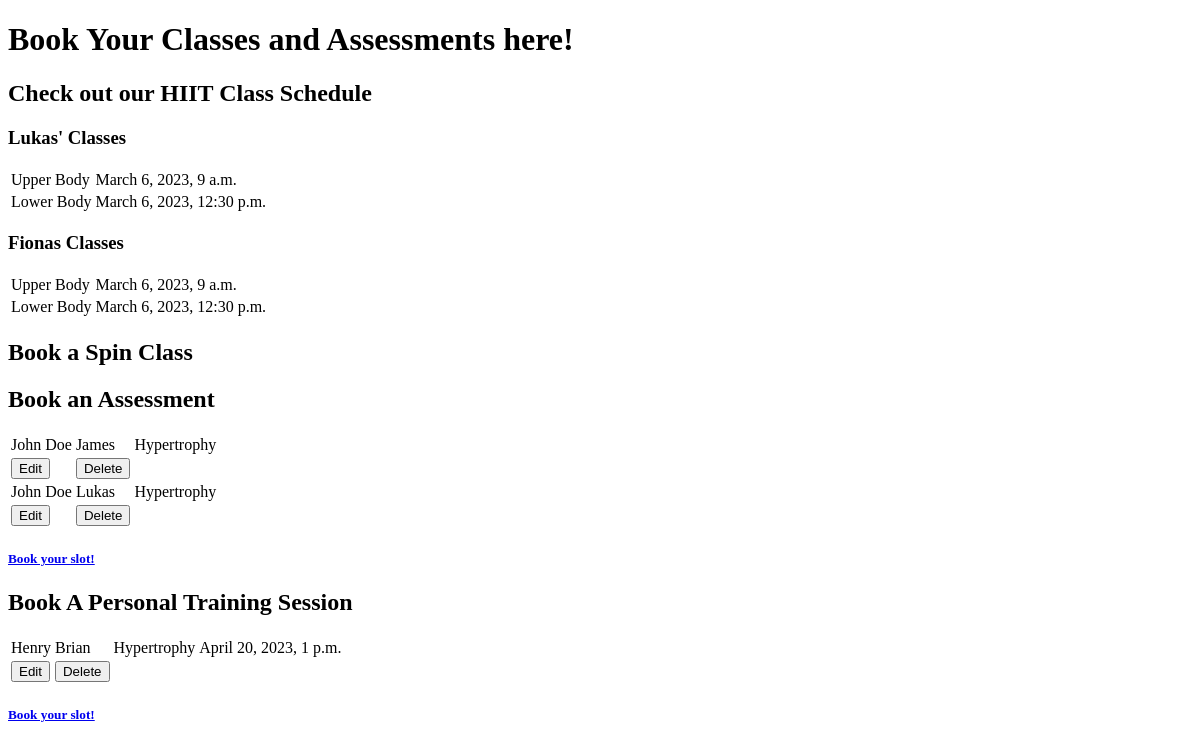
Page /booking on the earlier database version.
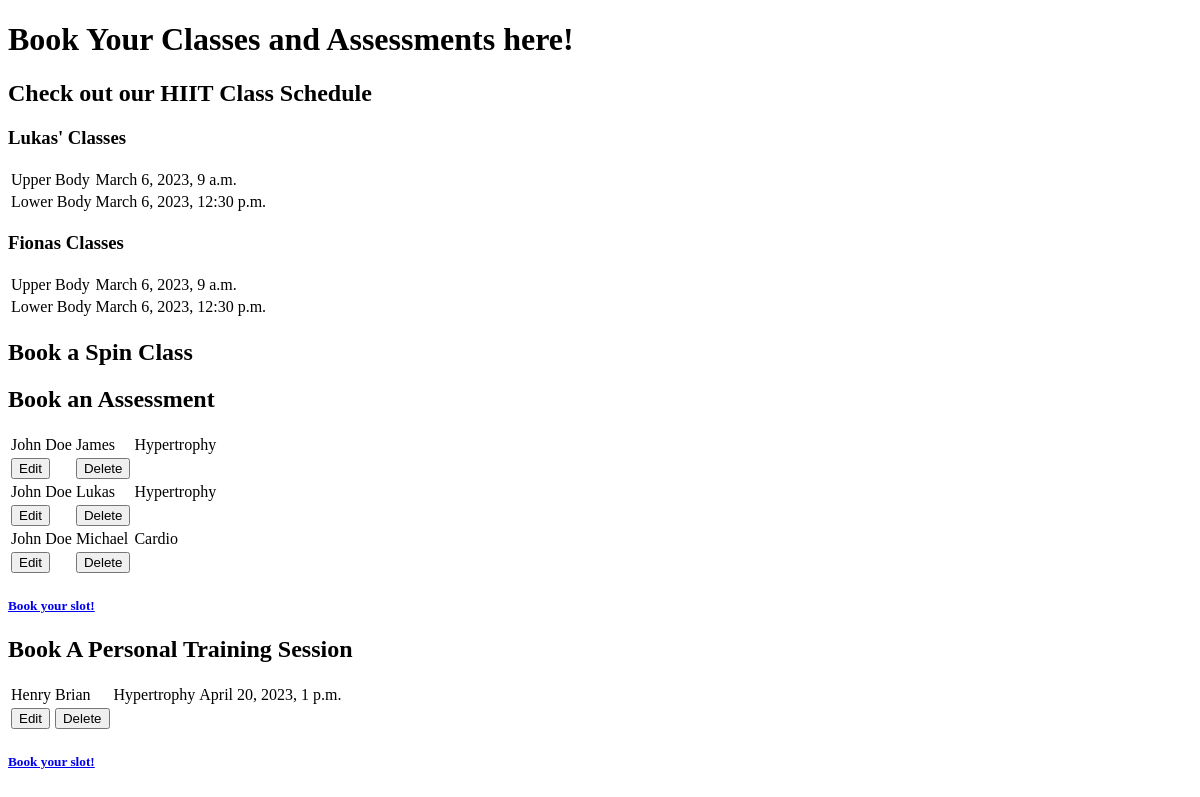
Same page on the later database version.
### home/models.py (models this page shows, shortened)
class hiitbook(models.Model):
    name = models.CharField(max_length=10, null=False, blank=False)
    focus = models.CharField(max_length=50, null=False, blank=False)
    time = models.DateTimeField(max_length=10)

class hittclasses(models.Model):
    name = models.CharField(max_length=10, null=False, blank=False)
    trainer = models.CharField(max_length=10, null=False, blank=False)
    focus = models.CharField(max_length=50, null=False, blank=False)

class PtClasses(models.Model):
    name = models.CharField(max_length=10, null=False, blank=False)
    trainer = models.CharField(max_length=10, null=False, blank=False)
    focus = models.CharField(max_length=50, null=False, blank=False)
    time = models.DateTimeField(null=False, blank=False)

### home/views.py (the view)
# urls.py: path('booking', views.booking, name='booking'),
def booking(request):
    hittclass = hittclasses.objects.all()
    hiitbooks = hiitbook.objects.all()
    ptClass = PtClasses.objects.all()
    context = {
        'ptClass': ptClass,
        'hittclass': hittclass,
        'hiitclasses':  hiitbooks,
    }
    return render(request, "home/booking_page.html", context)

### home/templates/home/booking_page.html (shortened to what this page needs)
<!DOCTYPE html>
<html lang="en">
<head>
</head>
<body>
    <header>
        <h1>
            Book Your Classes and Assessments here!
        </h1>
    </header>
    <section>
    <h2>
        Check out our HIIT Class Schedule
    </h2>
    <h3>
        Lukas' Classes
    </h3>
    <table>
            {% for item in hiitclasses %}
                <tr>
                    <td>{{ item.focus }}</td>
                    <td>{{ item.time }}</td>
                </tr>
            {% endfor %}
    </table>
    <h3>
        Fionas Classes
    </h3>
    <table>
        {% for item in hiitclasses %}
            <tr>
                <td>{{ item.focus }}</td>
                <td>{{ item.time }}</td>
            </tr>
        {% endfor %}
    </table>
    </section>
    <section>
    <h2>
        Book a Spin Class
    </h2>
    </section>
    <section>
    <h2>
        Book an Assessment
    </h2>
    <table>
        {% for item in hittclass %}
            <tr>
                <td>{{ item.name }}</td>
                <td>{{ item.trainer }}</td>
                <td>{{ item.focus }}</td>
            </tr>
            <td>
                <a href="/editing/{{ item.id }}">
                    <button>
                        Edit
                    </button>
                </a>
            </td>
            <td>
                <a href="/deleting/{{ item.id }}">
                    <button>
                        Delete
                    </button>
                </a>
            </td>
        {% endfor %}
    </table>
    <h5>
        <a href="{% url 'bookingin' %}">Book your slot!</a>
    </h5>
    </section>
    <section>
        <h2>
            Book A Personal Training Session
        </h2>
        <table>
            {% for item in ptClass %}
                <tr>
                    <td>{{ item.name }}</td>
                    <td>{{ item.trainer }}</td>
                    <td>{{ item.focus }}</td>
                    <td>{{ item.time }}</td>
                </tr>
                <td>
                    <a href="/editingpt/{{ item.id }}">
                        <button>
                            Edit
                        </button>
                    </a>
                </td>
                <td>
                    <a href="/deleting/{{ item.id }}">
                        <button>
                            Delete
                        </button>
                    </a>
                </td>
            {% endfor %}
        </table>
        <h5>
            <a href="{% url 'bookinginSes' %}">Book your slot!</a>
        </h5>
        </section>

Differences in the rows shown:
added hittclasses: name "John Doe", trainer "Michael", focus "Cardio"
